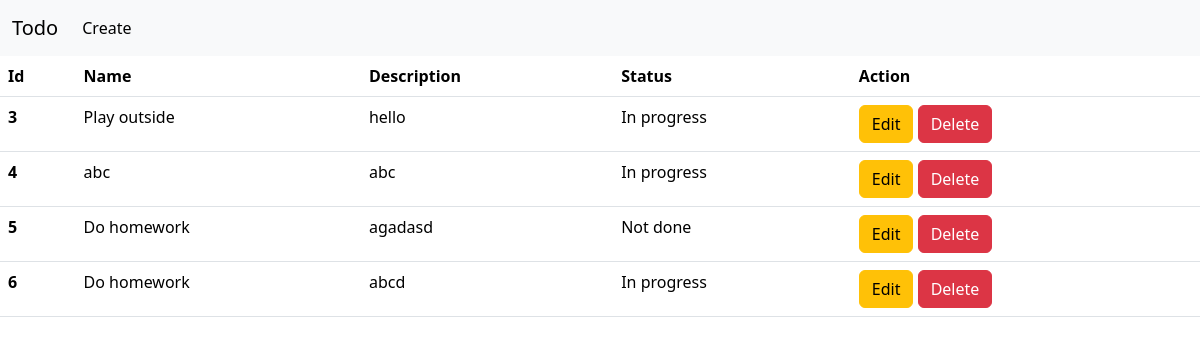
The page / on the database its author committed.
### base/models.py (models this page shows)
class Todo(models.Model):
    name = models.CharField(max_length=255)
    description = models.TextField()
    status = models.CharField(max_length=255)

### base/views.py (the view)
# urls.py: 2. Add a URL to urlpatterns:  path('', views.home, name='home')
def home(request):
    todo_objs = Todo.objects.all()
    data = {'todos':todo_objs}
    return render(request,'index.html',context=data)

### templates/index.html (shortened to what this page needs)
<!DOCTYPE html>
<html lang="en">
<head>
    <link href="https://cdn.jsdelivr.net/npm/bootstrap@5.3.3/dist/css/bootstrap.min.css" rel="stylesheet">
</head>
<body>
    {% include 'nav.html' %}
    <table class="table">
        <thead>
          <tr>
            <th scope="col">Id</th>
            <th scope="col">Name</th>
            <th scope="col">Description</th>
            <th scope="col">Status</th>
            <th scope="col">Action</th>
          </tr>
        </thead>
        <tbody>
          {% for todo in todos %}
              <tr>
                <th scope="row">{{todo.id}}</th>
                <td>{{todo.name}}</td>
                <td>{{todo.description}}</td>
                <td>{{todo.status}}</td>
                <td><a href="{% url 'edit' pk=todo.id %}"><button class="btn btn-warning">Edit</button></a> <a href="{% url 'delete' pk=todo.id %}"><button class="btn btn-danger">Delete</button></a> </td>
              </tr>
          {% endfor %}
        </tbody>
    </table>
</body>
</html>

### templates/nav.html (shortened to what this page needs)
<nav class="navbar navbar-expand-lg bg-body-tertiary">
    <div class="container-fluid">
      <a class="navbar-brand" href="{% url 'home' %}">Todo</a>
      <div class="collapse navbar-collapse" id="navbarNav">
        <ul class="navbar-nav">
          <li class="nav-item">
            <a class="nav-link active" aria-current="page" href="{% url 'create' %}">Create</a>
          </li>
        </ul>
      </div>
    </div>
</nav>

### rows shown on the page
Todo: id "3", name "Play outside", description "hello", status "In progress"
Todo: id "4", name "abc", description "abc", status "In progress"
Todo: id "5", name "Do homework", description "agadasd", status "Not done"
Todo: id "6", name "Do homework", description "abcd", status "In progress"
